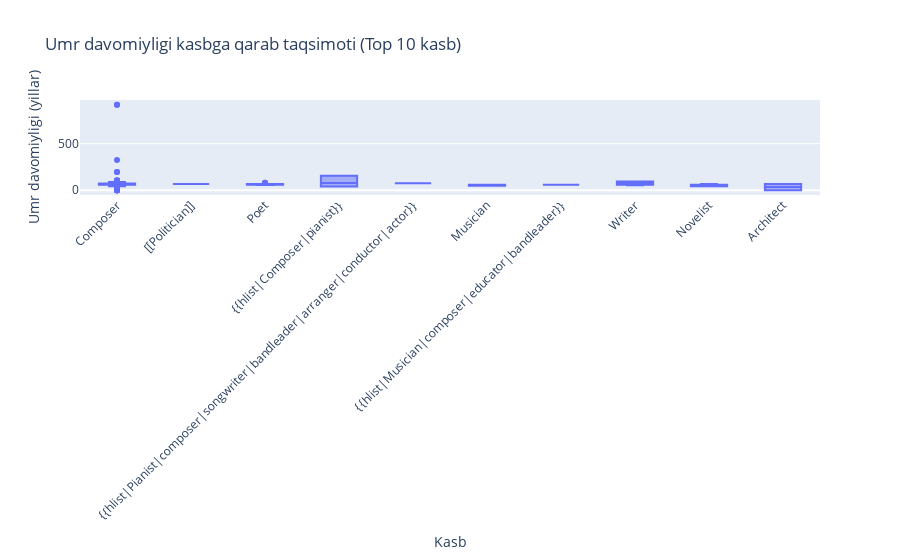

Notebook code for this chart:
### Markdown cell above
# Umr davomiyligi kasbga qarab qanday o‘zgaradi?"

### Code cell
import plotly.express as px

# Eng ko'p uchraydigan kasblarni ajratib olish (masalan, top 10)
top_occupations = df['occupation'].value_counts().nlargest(10).index
df_top_occupations = df[df['occupation'].isin(top_occupations)]

fig = px.box(
    df_top_occupations,
    x='occupation',
    y='life_span',
    title="Umr davomiyligi kasbga qarab taqsimoti (Top 10 kasb)",
    labels={'occupation': 'Kasb', 'life_span': 'Umr davomiyligi (yillar)'},
)

fig.update_layout(xaxis_tickangle=-45)
fig.show()

### Figure 1 — Plotly figure (JSON) as saved in the notebook; plotly's stock layout.template omitted (floating-point values rounded to 4 significant figures; data arrays with more than 128 entries replaced by an {"elided": "..."} marker saying what was removed)
{"data": [{"alignmentgroup": "True", "hovertemplate": "Kasb=%{x}<br>Umr davomiyligi (yillar)=%{y}<extra></extra>", "legendgroup": "", "marker": {"color": "#636efa"}, "name": "", "notched": false, "offsetgroup": "", "orientation": "v", "showlegend": false, "type": "box", "x": {"elided": "1483 str values"}, "x0": " ", "xaxis": "x", "y": {"elided": "1483 float values"}, "y0": " ", "yaxis": "y"}], "layout": {"boxmode": "group", "legend": {"tracegroupgap": 0}, "title": {"text": "Umr davomiyligi kasbga qarab taqsimoti (Top 10 kasb)"}, "xaxis": {"anchor": "y", "domain": [0, 1], "tickangle": -45, "title": {"text": "Kasb"}}, "yaxis": {"anchor": "x", "domain": [0, 1], "title": {"text": "Umr davomiyligi (yillar)"}}}}
